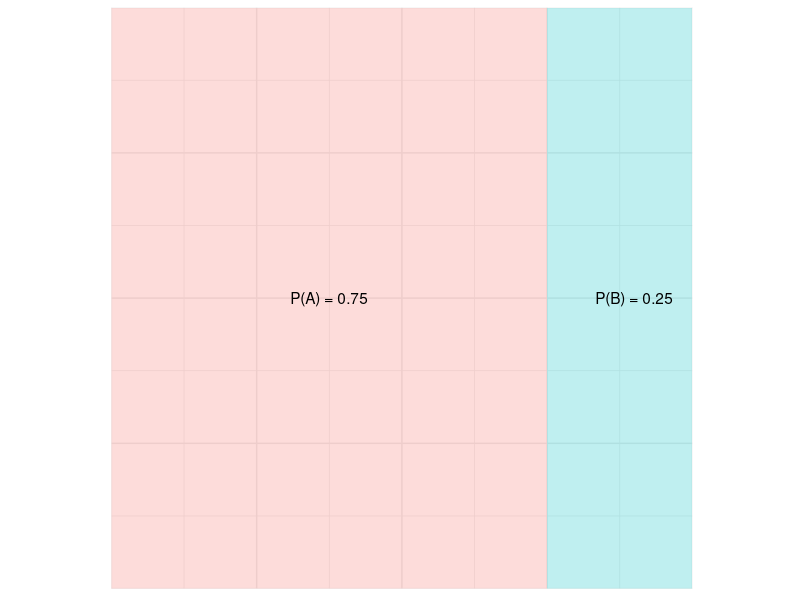
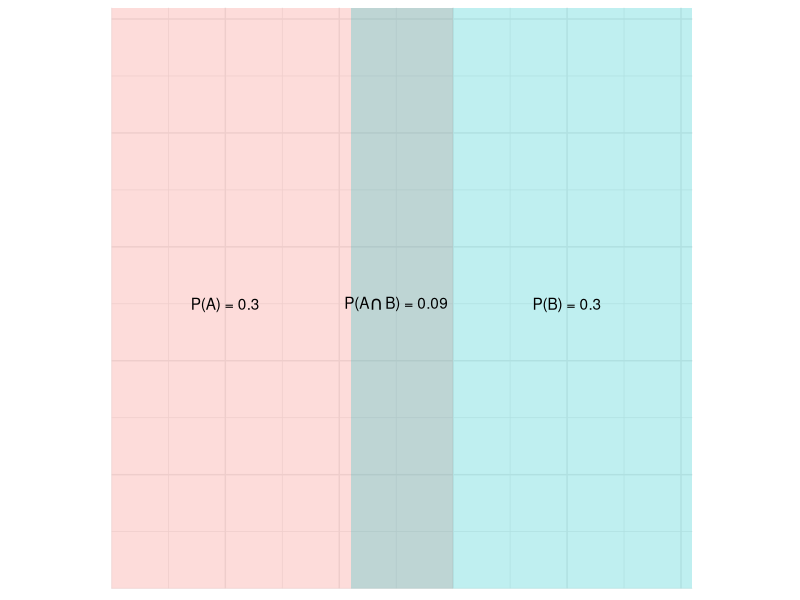
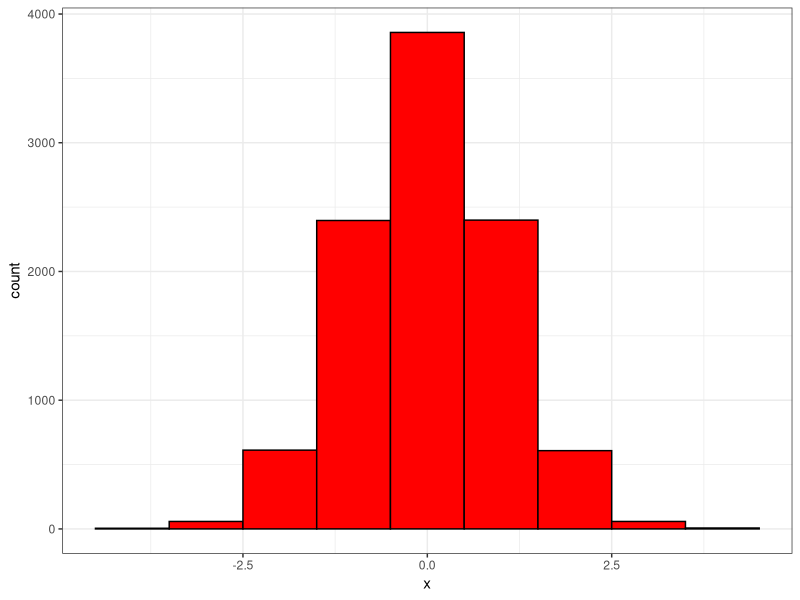
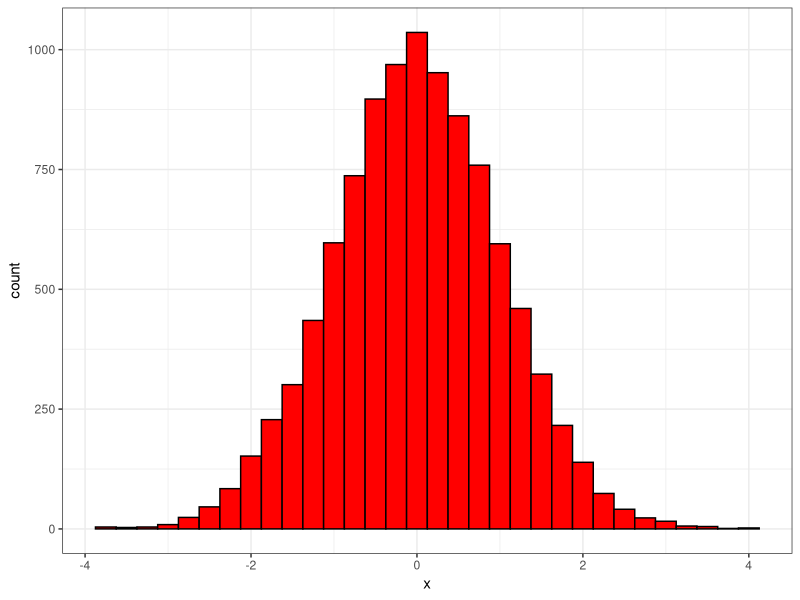
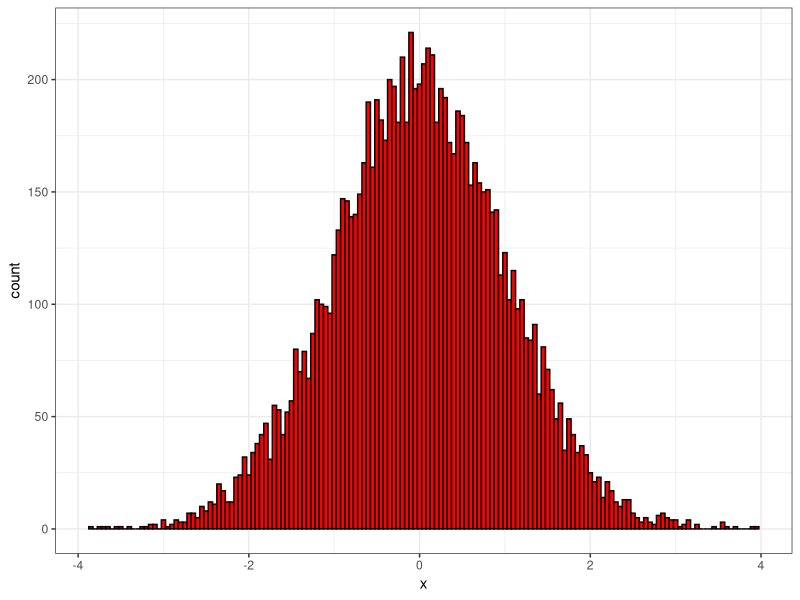
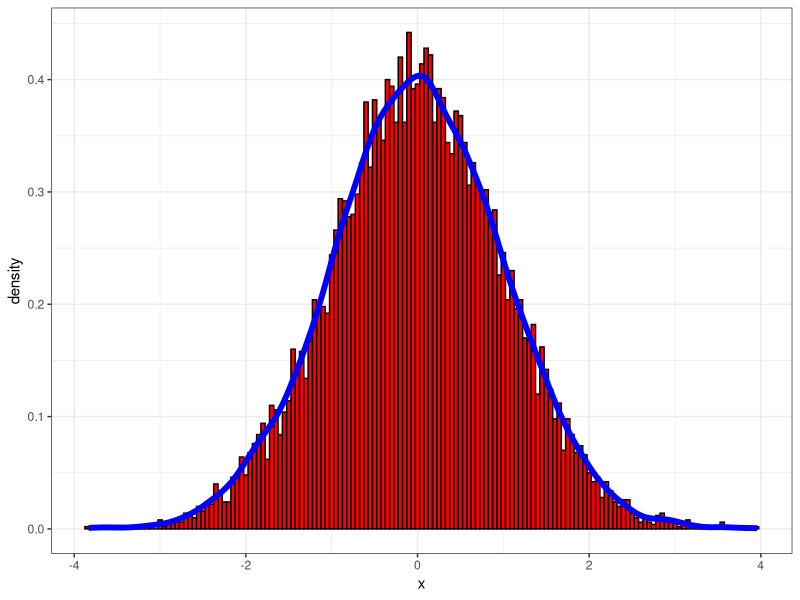
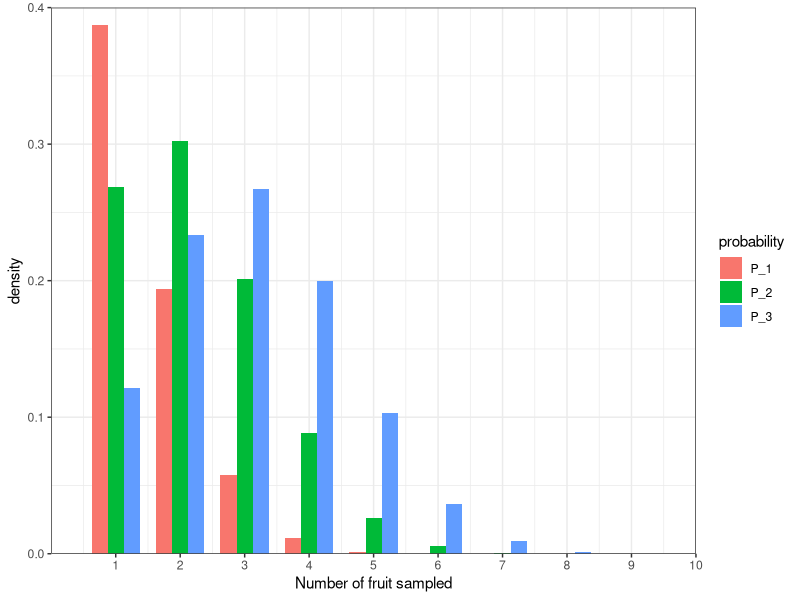
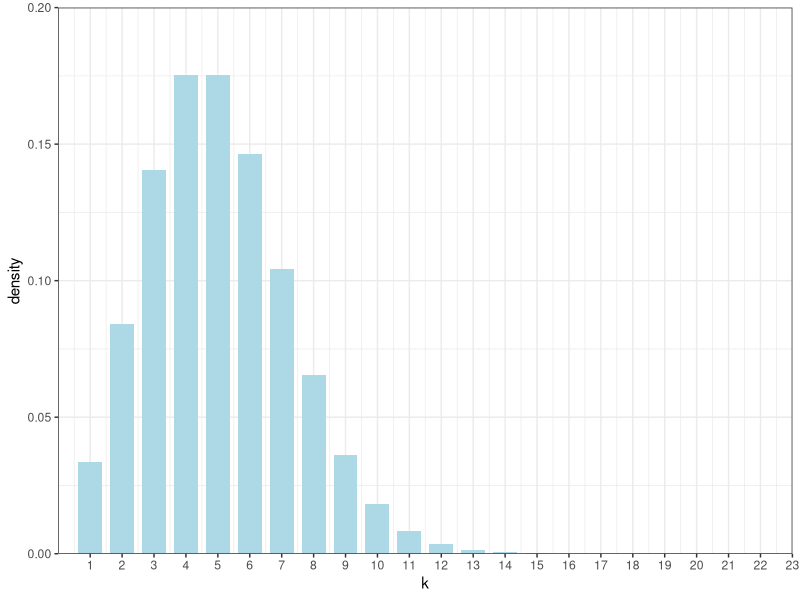

Source code (R) for these figures, in order:
## ---- chunk 1
library(tidyverse)
## ---- chunk 2
rect_1<-data.frame(outcome = factor(c(1,2)), xmin = c(0,3), xmax = c(3, 4), ymin = c(0,0), ymax = c(4,4))

ggplot(data = rect_1) + 
  geom_rect(aes(xmin = xmin, xmax = xmax, ymin = ymin, ymax = ymax, fill = outcome), alpha = 0.25) +
  coord_equal(expand = FALSE) +
  geom_text(aes(x = c(1.5,3.6), y = c(2,2), label = c("P(A) = 0.75", "P(B) = 0.25"))) +
  theme_minimal() +
  theme(legend.position = "none",
        axis.text = element_blank(),
        axis.title = element_blank())
## ---- chunk 3
rect_1<-data.frame(outcome = factor(c(1,2)), xmin = c(0,0.21), xmax = c(0.3, 0.51), ymin = c(0,0), ymax = c(0.51,0.51))

ggplot(data = rect_1) + 
  geom_rect(aes(xmin = xmin, xmax = xmax, ymin = ymin, ymax = ymax, fill = outcome), alpha = 0.25) +
  coord_equal(expand = FALSE) +
  annotate("text", x = 0.1, y = 0.25, label = "P(A) = 0.3") +
  annotate("text", x = 0.4, y = 0.25, label = "P(B) = 0.3") +
  annotate("text", x = 0.25, y = 0.25, label = as.character(expression(paste("P(A",intersect("B"),") = 0.09"))), parse = TRUE) +
  theme_minimal() +
  theme(legend.position = "none",
        axis.text = element_blank(),
        axis.title = element_blank())
## ---- chunk 4
rand_vals<-data.frame(x = rnorm(10000))

ggplot(rand_vals) + 
  geom_histogram(aes(x = x), fill = "red", colour = "black", binwidth = 1) +
  theme_bw()

ggplot(rand_vals) + 
  geom_histogram(aes(x = x), fill = "red", colour = "black", binwidth = 0.25) +
  theme_bw()

ggplot(rand_vals) + 
  geom_histogram(aes(x = x), fill = "red", colour = "black", binwidth = 0.05) +
  theme_bw()

#  Add a density curve
ggplot(rand_vals,aes(x = x)) + 
  geom_histogram(aes(y = ..density..), fill = "red", colour = "black", binwidth = 0.05) +
  geom_density(size = 2, colour = "blue") +
  theme_bw()

## ---- chunk 5
p = 0.1
N = 10

P_N = (1-p)^N

psuedo_dat <- data.frame(k = 1:N)
psuedo_dat$P_N <- (factorial(N)/(factorial(psuedo_dat$k)*factorial((N - psuedo_dat$k)))) * (p^psuedo_dat$k)*(1-p)^(N -psuedo_dat$k) 
psuedo_dat$P_1 <- dbinom(x = 1:10, size = 10, p = 0.1)
psuedo_dat$P_2 <- dbinom(x = 1:10, size = 10, p = 0.2)
psuedo_dat$P_3 <- dbinom(x = 1:10, size = 10, p = 0.3)

psuedo_dat %>% 
  select(k, P_1:P_3) %>% 
  gather(probability, value, P_1:P_3) -> psuedo_dat.long

ggplot(psuedo_dat.long) + 
  geom_bar(aes(x = k, y = value, fill = probability, group = probability), stat = "identity", width = 0.75, position = "dodge") +
  coord_cartesian(ylim = c(0,0.40), xlim = c(0, 10), expand = FALSE) +
  scale_x_continuous(breaks = 1:10) +
  labs(y="density",x = "Number of fruit sampled") +
  theme_bw()

## ---- chunk 6
r = 0.5
t = 10
cutoff = 1 - 1e-9

sum_val <- exp(-r*t)

k = 1
pois_stor<-NULL

while(sum_val <= cutoff){
  
  p_kt<-((exp(-r * t) * (r*t)^k)/factorial(k))
  
  pois_stor<-rbind(pois_stor,data.frame(k = k, p_kt = p_kt))
  
  sum_val = sum_val +p_kt
  
  k<- k +1
  
}

# Final K
k
# Final p_kt
p_kt

pois_stor
## ---- chunk 7
pois_stor$p_kt1 <- dpois(1:23, r*t, log = FALSE)

ggplot(pois_stor) + 
  geom_bar(aes(x = k, y = p_kt1), stat = "identity", width = 0.75, fill = "lightblue") +
  coord_cartesian(ylim = c(0,0.20), xlim = c(0, 23), expand = FALSE) +
  scale_x_continuous(breaks = 1:23) +
  labs(y="density",x = "k") +
  theme_bw()
## ---- chunk 8
pois_stor$cdf_kt1 <-cumsum(pois_stor$p_kt1)
pois_stor
## ---- chunk 9
ggplot(pois_stor) + 
  geom_bar(aes(x = k, y = cdf_kt1), stat = "identity", width = 0.75, fill = "lightblue") +
  coord_cartesian(ylim = c(0,1), xlim = c(0, 23), expand = FALSE) +
  scale_x_continuous(breaks = 1:23) +
  labs(y="cumulative density",x = "k") +
  theme_bw()
## ---- chunk 10
sum(dpois(0:4, r*t, log = FALSE))

ppois(4, r*t)
